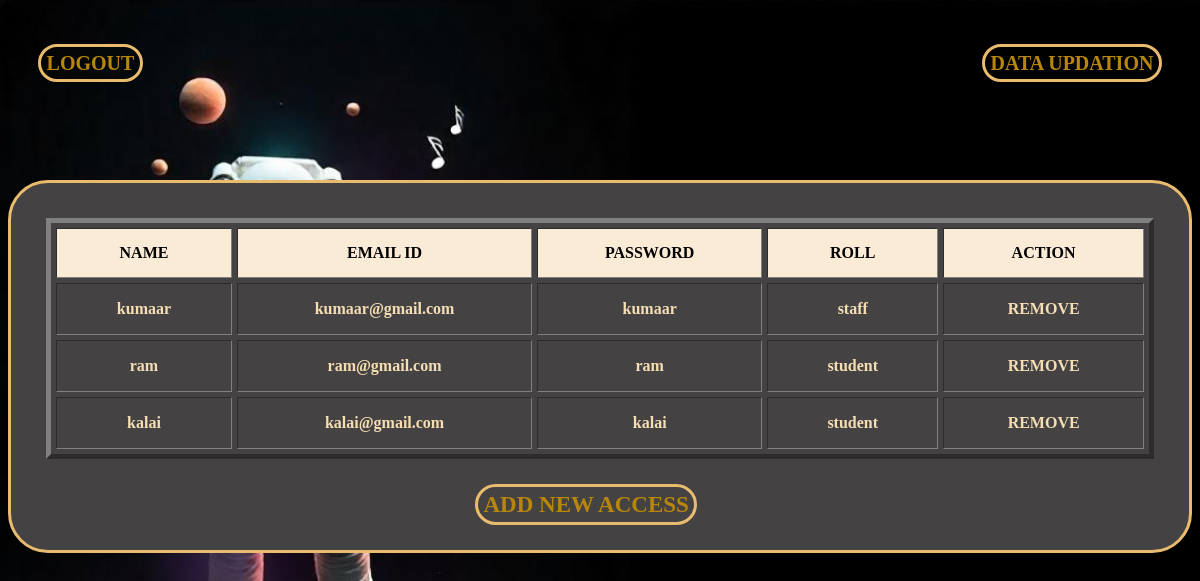
Screenshot of /access.php with the database file from the repository.
### tables this page shows
CREATE TABLE `register` (
  `name` varchar(50) NOT NULL,
  `email` varchar(100) NOT NULL,
  `password` varchar(50) NOT NULL,
  `role` varchar(50) NOT NULL,
  `class` varchar(50) NOT NULL
);

### access.php (the view, shortened to what this page needs)
<?php
$server_name="localhost";
$user_name="root";
$password= "";
$database="audio_notes_hub";
$con=new mysqli($server_name,$user_name,$password,$database);
?>
<html>
<head>
</head>
<body>
<br>
<br>
<h4><a href="staff.php" target="_self" style="float: right; margin-right:2.5%; color:darkgoldenrod;border: 3px solid #e9bb6e; border-radius: 40px; padding:6px;font-size:20px;">DATA UPDATION</a></h4>
    <h4><a href="login.php" target="_self" style="float: left; margin-left:2.5%; color:darkgoldenrod;border: 3px solid #e9bb6e; border-radius: 40px; padding:6px;font-size:20px;">LOGOUT</a></h4>
    <br><br>
<div class="box">
<table width='100%' border="5px solid" style="margin-left: auto; margin-right:auto; margin-top:auto; font-weight:bold;border-spacing: 5px 5px;position:relative;">
    <tr style="background-color:antiquewhite;">
        <th>NAME</th>
        <th>EMAIL ID</th>
        <th>PASSWORD</th>
        <th>ROLL</th>
        <th>ACTION</th>
    </tr>
    <?php
    $query= "SELECT * FROM `register`";
    $run= mysqli_query($con,$query);
 if(mysqli_num_rows($run)<1)
{
        echo "<tr><td colspan='5'>No access found..</td></tr>";
    }
    else{
        while($data=mysqli_fetch_assoc($run))
        {
       ?>
        <tr align="center">
            <td><?php echo $data['name']; ?></td>
            <td><?php echo $data['email']; ?></td>
            <td><?php echo $data['password']; ?></td>
            <td><?php echo $data['role']; ?></td>
            <td><a href="delete.php?abc=<?php echo $data['email']; ?>">REMOVE</a></td>
        </tr>
      <?php
        }
    }
    ?>
</table>
<br>
<br>
<center>
<a href="add.php"  style="margin-right:2.5%; color:darkgoldenrod;border: 3px solid #e9bb6e; border-radius: 40px; padding:5px; font-size:23px;"><b>ADD NEW ACCESS</b></a>
</center>
</div> <div><p>
<br><br><br><br><br><br><br><br></p></div>
</body>
</html>

### access.php (style rules this page uses)
body { background-image: url('images/staff11.png'); background-repeat: no-repeat; background-size:cover; background-attachment: fixed; }
a { text-decoration: none; font-size: 16px; line-height: 20px; color: wheat; }
.box { background: #444242; top: 100px; bottom: auto; position: relative; box-sizing: border-box; border-radius: 40px; padding: 35px 35px; width: auto; height: auto; border: 3px solid #e9bb6e; }
h4 { color:darkgrey; margin: 0; padding: 0; font-weight: bold; }
th,td { padding: 15px; padding-left: 35px; padding-right: 35px; }
td { color: wheat; }

### rows the page displays
register: name "kumaar", email "kumaar@gmail.com", password "kumaar", role "staff"
register: name "ram", email "ram@gmail.com", password "ram", role "student"
register: name "kalai", email "kalai@gmail.com", password "kalai", role "student"
